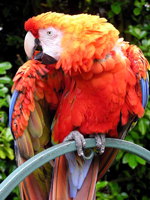
#> input picture images/parrot.jpg, 150 x 200 px
$ python dither.py images/parrot.jpg
#> lines starting #> are read from the running program, lines starting #| are printed output that depends on the picture
### palette.py
from collections import OrderedDict
import json,os

palettes = OrderedDict()
available_palettes = []

def _build_c64_palettes():
    global palettes

    print('building C64 palette')

    # gamma corrected colors from
    # http://unusedino.de/ec64/technical/misc/vic656x/colors/
    palette = [
            [  0.0,           0.0,           0.0        ],
            [254.999999878, 254.999999878, 254.999999878],
            [103.681836072,  55.445357742,  43.038096345],
            [111.932673473, 163.520631667, 177.928819803],
            [111.399725075,  60.720543693, 133.643433983],
            [ 88.102223525, 140.581101312,  67.050415368],
            [ 52.769271594,  40.296416104, 121.446211753],
            [183.892638117, 198.676829993, 110.585717385],
            [111.399725075,  79.245328562,  37.169652483],
            [ 66.932804788,  57.383702891,   0.0        ],
            [153.690586380, 102.553762644,  89.111118307],
            [ 67.999561813,  67.999561813,  67.999561813],
            [107.797780127, 107.797780127, 107.797780127],
            [154.244479632, 209.771445903, 131.584994128],
            [107.797780127,  94.106015515, 180.927622164],
            [149.480882981, 149.480882981, 149.480882981],
    ]
    palettes['c64'] = [[c/255. for c in color] for color in palette]

def _build_websafe_palettes():
    # note that there is only an _accepted_ set of 216 "websafe" colors, but
    # there is no fully standardized set
    # this is using the common set of 216 6-bit colors

    global palettes

    print('building websafe palette')

    palette = []
    for r in range(6):
        for g in range(6):
            for b in range(6):
                palette.append([r/5.0, g/5.0, b/5.0])
    palettes['websafe'] = palette

def _build_grayscale_palettes():
    global palettes

    print('building grayscale palettes')

    for bit_depth in range(1, 8):
        levels = 2**bit_depth - 1
        pname = '{}bit_gray'.format(bit_depth)
        palette = [ [0.0, 0.0, 0.0] ]
        for l in range(levels):
            val = float(l+1)/(levels)
            palette.append([val, val, val])
        palettes[pname] = palette

def _build_cga_palettes():
    # this actually builds all possible colors based on rgb combinations of
    # on/off, though some of the colors were not available on CGA

    global palettes

    print('building cga palettes')

    # generate all the low/dark colors
    low = []
    off_on = (0.0, 2./3.)
    for r in off_on:
        for g in off_on:
            for b in off_on:
                low.append([r, g, b])
    # set brown
    low[6][1] /= 2.

    # generate all the high colors
    high = []
    off_on = (1./3., 1.0)
    for r in off_on:
        for g in off_on:
            for b in off_on:
                high.append([r, g, b])

    # add the colors to their respective palettes

    palettes['cga_mode4_1'] = [ low[0],  # black
                                low[3],  # low cyan
                                low[5],  # low magenta
                                low[7] ] # low white
    palettes['cga_mode4_2'] = [ low[0],  # black
                                low[2],  # low green
                                low[4],  # low red
                                low[6] ] # low yellow (brown)
    palettes['cga_mode4_1_high'] = [ low[0],   # black
                                     high[3],  # high cyan
                                     high[5],  # high magenta
                                     high[7] ] # high white
    palettes['cga_mode4_2_high'] = [ low[0],   # black
                                     high[2],  # high green
                                     high[4],  # high red
                                     high[6] ] # high yellow
    palettes['cga_mode5'] = [ low[0],  # black
                              low[3],  # low cyan
                              low[4],  # low red
                              low[7] ] # low white
    palettes['cga_mode5_high'] = [ low[0],   # black
                                   high[3],  # high cyan
                                   high[4],  # high red
                                   high[7] ] # high white

def _build_ega_palettes():
    global palettes

    print('building ega palettes')

    # generate all the low/dark colors
    low = []
    off_on = (0.0, 2./3.)
    for r in off_on:
        for g in off_on:
            for b in off_on:
                low.append([r, g, b])
    # set brown
    low[6][1] /= 2.

    # generate all the high colors
    high = []
    off_on = (1./3., 1.0)
    for r in off_on:
        for g in off_on:
            for b in off_on:
                high.append([r, g, b])

    palettes['ega_default'] = low + high # how convenient

def _build_palettes():
    print('building palettes')
    _build_grayscale_palettes()
    _build_cga_palettes()
    _build_ega_palettes()
    _build_websafe_palettes()
    _build_c64_palettes()

    global palettes

    with open('palettes.cache', 'w') as pf:
        json.dump(palettes, pf)

    global available_palettes
    available_palettes = palettes.keys()

# check if a palette file exists
if os.access('palettes.cache', os.R_OK):
    # check its mtime
    me = os.path.realpath(__file__)
    my_mtime = os.stat(me).st_mtime
    cache_mtime = os.stat('palettes.cache').st_mtime

    if my_mtime > cache_mtime:
        # rebuild cache
        _build_palettes()
    else:
        # read in the cache
        with open('palettes.cache', 'r') as pf:
            palettes = json.load(pf, object_pairs_hook=OrderedDict)
        available_palettes = palettes.keys()
else:
    _build_palettes()

# [20 lines that do not run on import are left out]

### utils.py
from PIL import Image
import math, numpy, sys

import palette

DEBUGMODE = False

def open_image(image_filename):
#> called with image_filename = 'images/parrot.jpg'
    return Image.open(image_filename).convert('RGB')
#> returned value is the input picture: PIL image 150x200 RGB; mean R, G, B 131.2, 79.2, 57.1


def pil2numpy(image):
    matrix = numpy.asarray(image, dtype=numpy.float)
    return matrix/255.
#> returned value: shape (200, 150, 3) float64


def numpy2pil(matrix):
    image = Image.fromarray(numpy.uint8(matrix*255))
    return image


def clamp(val):
    return max(0.0, min(1.0, val))


def closest_palette_color(value, palette_name, bit_depth=1):
    if DEBUGMODE:
        print('\tvalue = {value}')

    # compute distance to colors in palette
    # TODO make this naive method more sophisticated
    min_dist = 10000.
    ci_use = -1
    for ci, color in enumerate(palette.palettes[palette_name]):
        pr, pg, pb = color
        vr, vg, vb = value
        dist = math.sqrt((vr-pr)*(vr-pr)+(vg-pg)*(vg-pg)+(vb-pb)*(vb-pb))

        if DEBUGMODE:
            print('\tcolor = {color}')
            print('\tdist = {dist}, min_dist = {min_dist}')

        if dist < min_dist:
            ci_use = ci
            min_dist = dist

    if ci == -1:
        return [0.0, 0.0, 0.0]
    else:
        return palette.palettes[palette_name][ci_use]

### ordered_dithering.py
from PIL import Image
from collections import OrderedDict
import numpy
import random
import sys

import palette
import utils

DEBUGMODE = False
default_palette = 'cga_mode_4_2_hi'

_diffusion_matrices = {
        'bayer4x4' : 1./17. * numpy.array([
            [ 1,  9,  3, 11],
            [13,  5, 15,  7],
            [ 4, 12,  2, 10],
            [16,  8, 14,  6]
        ]),
        'bayer8x8' : 1./65. * numpy.array([
            [ 0, 48, 12, 60,  3, 51, 15, 63],
            [32, 16, 44, 28, 35, 19, 47, 31],
            [ 8, 56,  4, 52, 11, 59,  7, 55],
            [40, 24, 36, 20, 43, 27, 39, 23],
            [ 2, 50, 14, 62,  1, 49, 13, 61],
            [34, 18, 46, 30, 33, 17, 45, 29],
            [10, 58,  6, 54,  9, 57,  5, 53],
            [42, 26, 38, 22, 41, 25, 37, 21]
        ]),
        'cluster4x4' : 1./15. * numpy.array([
            [12,  5,  6, 13],
            [ 4,  0,  1,  7],
            [11,  3,  2,  8],
            [15, 10,  9, 14]
        ]),
        'cluster8x8' : 1./64. * numpy.array([
            [24, 10, 12, 26, 35, 47, 49, 37],
            [ 8,  0,  2, 14, 45, 59, 61, 51],
            [22,  6,  4, 16, 43, 57, 63, 53],
            [30, 20, 18, 28, 33, 41, 55, 39],
            [34, 46, 48, 36, 25, 11, 13, 27],
            [44, 58, 60, 50,  9,  1,  3, 15],
            [42, 56, 62, 52, 23,  7,  5, 17],
            [32, 40, 54, 38, 31, 21, 19, 29]
        ]),
}

def _ordered_dither(image_matrix, palette_name, map_to_use):
#> called with palette_name = 'cga_mode4_2_high', map_to_use = array of shape (4, 4)
    map_size = map_to_use.shape[0]
    new_matrix = numpy.copy(image_matrix)
    cols, rows, depth = image_matrix.shape
#> cols = 200; rows = 150; depth = 3
    for y in range(rows):
        for x in range(cols):
            if DEBUGMODE:
                print(f'<{x}, {y}>')
                print(f'old = {new_matrix[{x}][{y}]}')

            old_pixel = numpy.array(new_matrix[x][y], dtype=numpy.float)
            old_pixel += old_pixel * map_to_use[x % map_size][y % map_size]
            new_pixel = numpy.array(utils.closest_palette_color(old_pixel,
                palette_name), dtype=numpy.float)
            new_matrix[x][y] = new_pixel
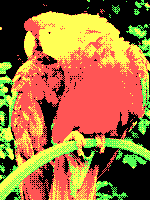
#> new_matrix: shape (200, 150, 3) float64; mean R, G, B 0.63, 0.443, 0.229
    return new_matrix

_method_names = [
        'bayer4x4', 'bayer8x8',
        'cluster4x4', 'cluster8x8',
]
_available_methods = OrderedDict(
        [(mn, (lambda name: (lambda im, pal: _ordered_dither(im, pal, _diffusion_matrices[name])))(mn)) for mn in _method_names]
)

# [17 lines that do not run on import are left out]

### dither.py
from PIL import Image
from collections import OrderedDict
import numpy
import random
import sys

import palette
import utils

import error_diffusion
import ordered_dithering
import randomized
import threshold

DEBUGMODE = False
default_method = 'bayer4x4'
default_palette = 'cga_mode4_2_high'

available_methods = OrderedDict()

available_methods.update(threshold._available_methods)
available_methods.update(randomized._available_methods)
available_methods.update(ordered_dithering._available_methods)
available_methods.update(error_diffusion._available_methods)

# [79 lines left out: functions _do_work, _get_font, create_collage, not called in this run]

if __name__ == '__main__':
    import argparse

    parser = argparse.ArgumentParser()
    parser.add_argument('image_filename', help='Path to an image file to dither')
    palette_help_str = 'Name of palette to use. Can be one of: ' + ', '.join(palette.available_palettes)
    method_help_str = 'Method to use. Can be one of: ' + ', '.join(available_methods)
    all_help_str = 'Create a collage using all palettes and all dithering methods'
    output_help_str = 'Output the dithered image to a file'
    parser.add_argument('-p', '--palette', type=str, default=default_palette, help=palette_help_str)
    parser.add_argument('-m', '--method', type=str, default=default_method, help=method_help_str)
    parser.add_argument('-o', '--output', type=str, default='', help=output_help_str)
    parser.add_argument('-a', '--all', action='store_true', help=all_help_str)
    args = parser.parse_args()

    if args.all:
        create_collage(args.image_filename)
    else:
        image = utils.open_image(args.image_filename)
        image_matrix = utils.pil2numpy(image)

        dither_matrix = available_methods[args.method](image_matrix, args.palette)
        dither_image = utils.numpy2pil(dither_matrix)

        if args.output == '':
            dither_image.show()
        else:
            dither_image.save(args.output)
